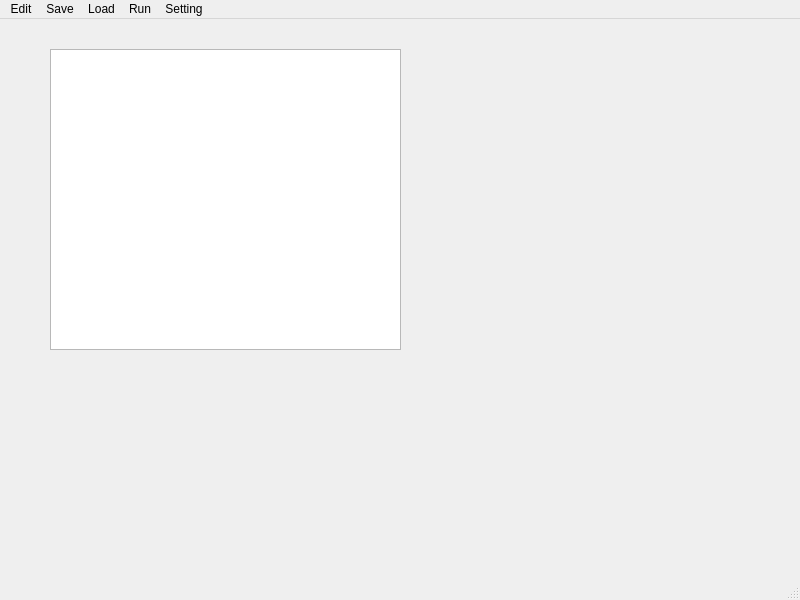
<?xml version="1.0" encoding="UTF-8"?>
<ui version="4.0">
 <class>MainWindow</class>
 <widget class="QMainWindow" name="MainWindow">
  <property name="windowModality">
   <enum>Qt::WindowModal</enum>
  </property>
  <property name="geometry">
   <rect>
    <x>0</x>
    <y>0</y>
    <width>800</width>
    <height>600</height>
   </rect>
  </property>
  <property name="windowTitle">
   <string>MainWindow</string>
  </property>
  <widget class="QWidget" name="centralWidget">
   <widget class="QGraphicsView" name="graphicsView">
    <property name="geometry">
     <rect>
      <x>50</x>
      <y>30</y>
      <width>351</width>
      <height>301</height>
     </rect>
    </property>
   </widget>
  </widget>
  <widget class="QStatusBar" name="statusBar"/>
  <widget class="QMenuBar" name="menuBar">
   <property name="geometry">
    <rect>
     <x>0</x>
     <y>0</y>
     <width>800</width>
     <height>20</height>
    </rect>
   </property>
   <widget class="QMenu" name="menuSave">
    <property name="title">
     <string>Save</string>
    </property>
    <addaction name="actionSave_Json"/>
    <addaction name="actionSave_Image"/>
    <addaction name="actionSave_Voronoi_Image"/>
   </widget>
   <widget class="QMenu" name="menuLoad">
    <property name="title">
     <string>Load</string>
    </property>
    <addaction name="actionLoad_Json"/>
   </widget>
   <widget class="QMenu" name="menuEdit">
    <property name="title">
     <string>Edit</string>
    </property>
    <addaction name="actionClear_Map"/>
    <addaction name="actionNew_Map"/>
    <addaction name="actionReload_Script"/>
   </widget>
   <widget class="QMenu" name="menuShow">
    <property name="title">
     <string>Run</string>
    </property>
    <addaction name="actionRun_Mamemaki"/>
    <addaction name="separator"/>
    <addaction name="actionRun_Fortune_Algorithm"/>
    <addaction name="actionStep_Fortune_Algorithm"/>
    <addaction name="separator"/>
    <addaction name="separator"/>
    <addaction name="actionRun_Lloyd"/>
    <addaction name="separator"/>
    <addaction name="actionRun_Terrain_Gen"/>
    <addaction name="actionRun_Water_Gen"/>
    <addaction name="actionRun_Biome_Gen"/>
   </widget>
   <widget class="QMenu" name="menuSetting">
    <property name="title">
     <string>Setting</string>
    </property>
    <addaction name="actionStyle_Setting"/>
   </widget>
   <addaction name="menuEdit"/>
   <addaction name="menuSave"/>
   <addaction name="menuLoad"/>
   <addaction name="menuShow"/>
   <addaction name="menuSetting"/>
  </widget>
  <action name="actionSave_Json">
   <property name="text">
    <string>Save Json</string>
   </property>
  </action>
  <action name="actionSave_Image">
   <property name="text">
    <string>Save Image</string>
   </property>
  </action>
  <action name="actionLoad_Json">
   <property name="text">
    <string>Load Json</string>
   </property>
  </action>
  <action name="actionClear_Map">
   <property name="text">
    <string>Clear Map</string>
   </property>
  </action>
  <action name="actionShow_Voronoi_Diagram">
   <property name="text">
    <string>Show Voronoi Diagram</string>
   </property>
  </action>
  <action name="actionNew_Map">
   <property name="text">
    <string>New Map</string>
   </property>
  </action>
  <action name="actionStyle_Setting">
   <property name="text">
    <string>Style Setting</string>
   </property>
  </action>
  <action name="actionRun_Fortune_Algorithm">
   <property name="checkable">
    <bool>true</bool>
   </property>
   <property name="text">
    <string>Run Fortune Algorithm</string>
   </property>
  </action>
  <action name="actionStep_Fortune_Algorithm">
   <property name="text">
    <string>Step Fortune Algorithm</string>
   </property>
  </action>
  <action name="actionRun_Lloyd">
   <property name="text">
    <string>Run Lloyd</string>
   </property>
  </action>
  <action name="actionRun_Mamemaki">
   <property name="text">
    <string>Run Mamemaki</string>
   </property>
  </action>
  <action name="actionRun_Terrain_Gen">
   <property name="text">
    <string>Run Terrain Gen</string>
   </property>
  </action>
  <action name="actionRun_Water_Gen">
   <property name="text">
    <string>Run Water Gen</string>
   </property>
  </action>
  <action name="actionRun_Biome_Gen">
   <property name="text">
    <string>Run Biome Gen</string>
   </property>
  </action>
  <action name="actionReload_Script">
   <property name="text">
    <string>Reload Script</string>
   </property>
  </action>
  <action name="actionSave_Voronoi_Image">
   <property name="text">
    <string>Save Voronoi Image</string>
   </property>
  </action>
 </widget>
 <layoutdefault spacing="6" margin="11"/>
 <resources/>
 <connections/>
</ui>
